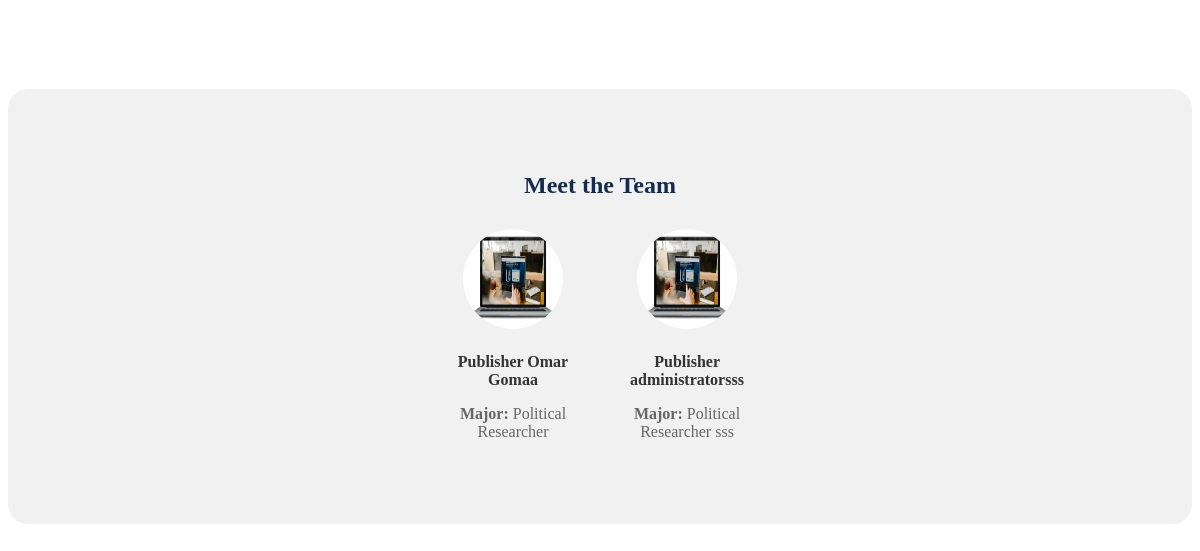
The app's page /team.php with its own data.
### tables this page shows
CREATE TABLE `profile_information` (
  `id` int NOT NULL,
  `username` varchar(255) NOT NULL,
  `major` varchar(255) NOT NULL,
  `facebook` varchar(255) NOT NULL,
  `twitter` varchar(255) NOT NULL,
  `linkedin` varchar(255) NOT NULL,
  `profile_image` text NOT NULL
);

### team.php (the view, shortened to what this page needs)
<!DOCTYPE html>
<html lang="en">
<head>
</head>
<body>
<section class="team">
  <h2>Meet the Team</h2>
    <?php
    require 'includes/db_connect.php';
    $select_profile = "SELECT * FROM profile_information";
    $confirm_prof_query = mysqli_query($connect, $select_profile);
    while ($row = mysqli_fetch_assoc($confirm_prof_query)) {
        $username = $row['username'];
        $major = $row['major'];
        $profile_image = htmlspecialchars(basename($row['profile_image']), ENT_QUOTES, 'UTF-8');
        $user_image_path = "assets/profile_images/" . $profile_image;
        if (!file_exists($user_image_path) || empty($profile_image)) {
            $user_image_path = "assets/about_me_images/about-img.png";
        }
    ?>
    <div class="team-member">
      <img src="<?php echo $user_image_path; ?>" alt="Team Member">
      <h4><b>Publisher</b> <?php echo $username; ?></h4>
      <p><b>Major:</b> <?php echo $major; ?></p>
    </div>
    <?php }  ?>
</section>
</body>
</html>

### team.php (style rules this page uses)
.team { text-align: center; padding: 63px 25px; border-radius: 20px; margin-top: 89px; background: #f1f1f1; }
.team h2 { margin-bottom: 20px; color: #142d4c; }
.team-member { display: inline-block; margin: 10px; text-align: center; width: 150px; }
.team-member img { width: 100px; height: 100px; border-radius: 50%; margin-bottom: 10px; }
.team-member h4 { margin: 10px 0 5px; color: #333; }
.team-member p { color: #666; margin-bottom: 10px; }

### records on screen
profile_information: username "Omar Gomaa", major "Political Researcher"
profile_information: username "administratorsss", major "Political Researcher sss"
